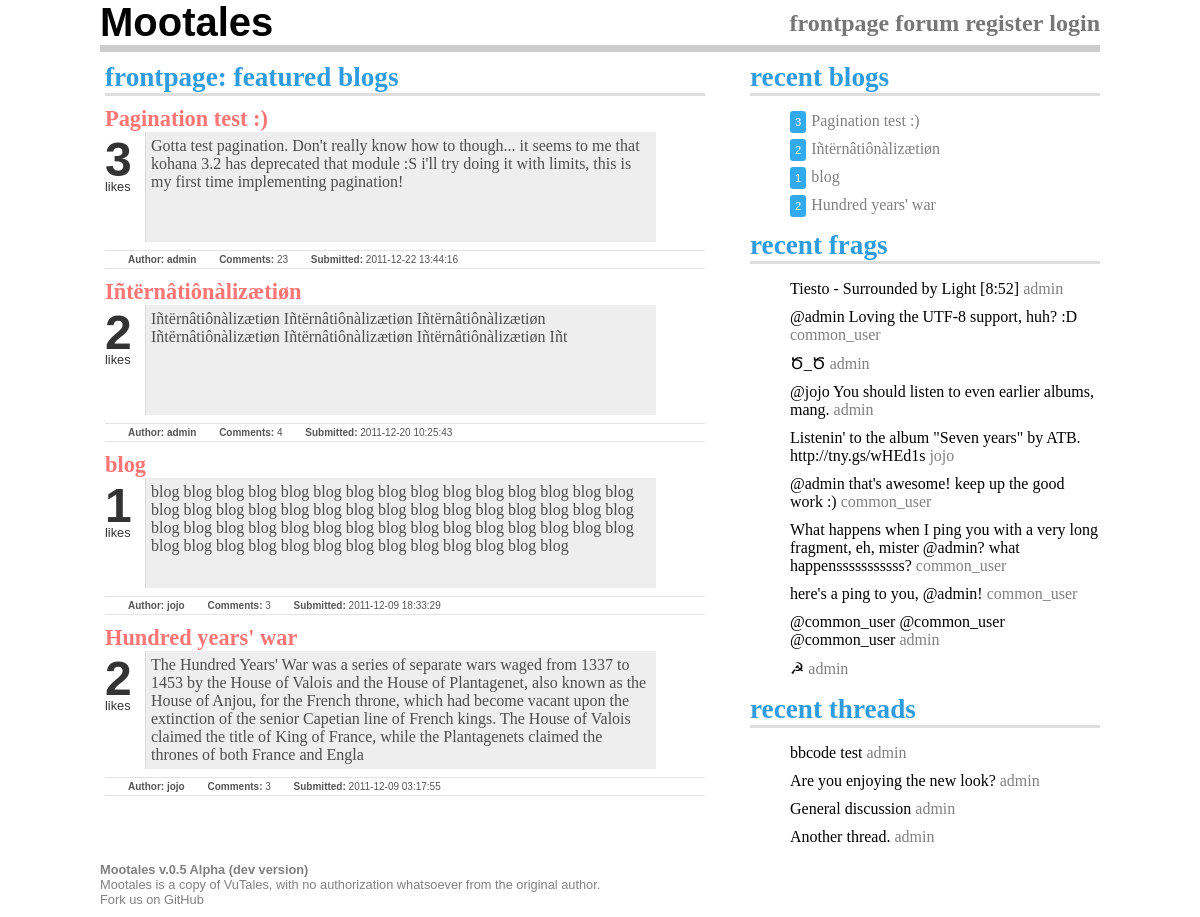
Before: / with the older database file.
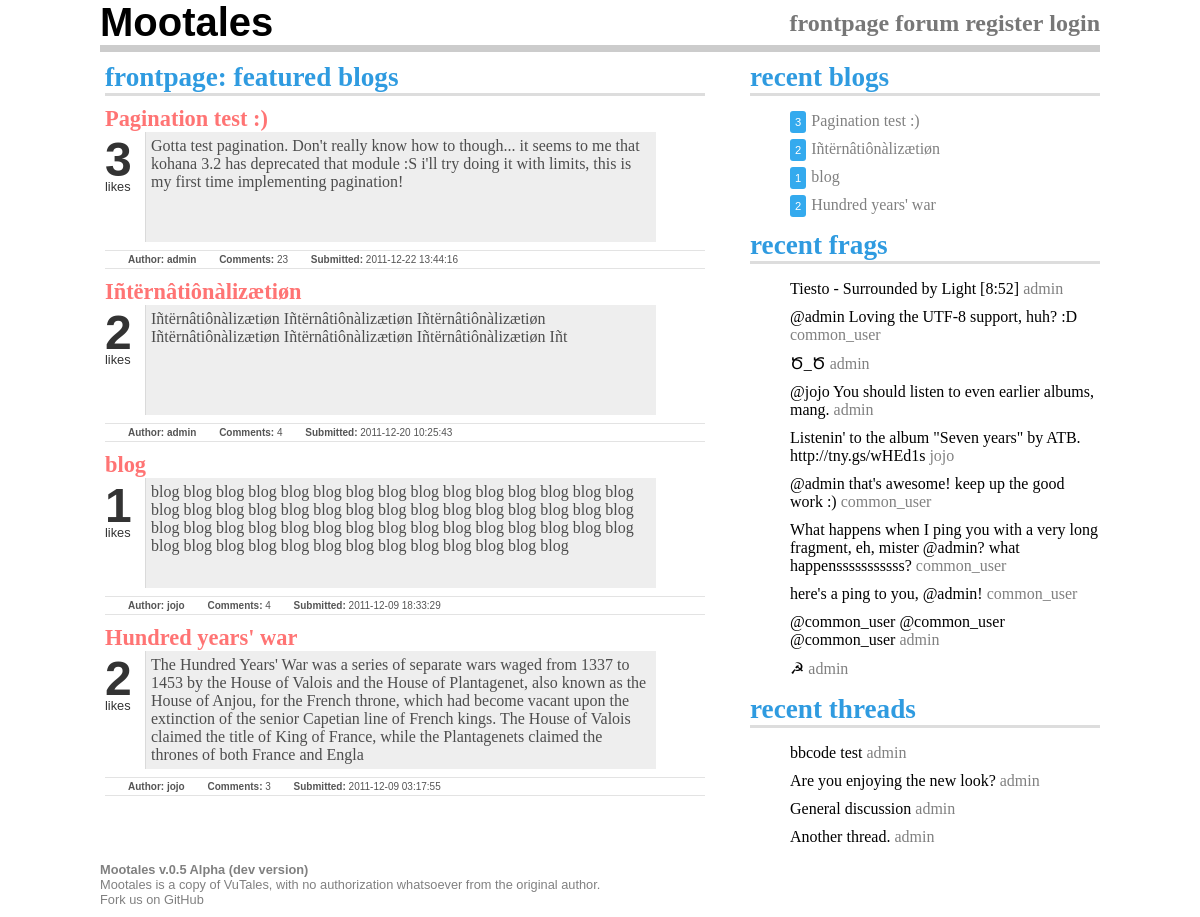
After: the same page with the newer database file.
### tables this page shows
CREATE TABLE IF NOT EXISTS `blogs` (
  `id` int(11) NOT NULL AUTO_INCREMENT,
  `title` varchar(140) NOT NULL,
  `content` text NOT NULL,
  `tags` varchar(200) NOT NULL,
  `author_id` int(11) NOT NULL,
  `time_posted` datetime NOT NULL,
  `amount_votes` int(11) NOT NULL DEFAULT '0',
  `amount_comments` int(11) NOT NULL DEFAULT '0',
  PRIMARY KEY (`id`)
);

CREATE TABLE IF NOT EXISTS `fragments` (
  `id` int(11) NOT NULL AUTO_INCREMENT,
  `content` varchar(300) NOT NULL,
  `author_id` int(11) NOT NULL,
  `when` datetime NOT NULL,
  PRIMARY KEY (`id`)
);

CREATE TABLE IF NOT EXISTS `forum_threads` (
  `id` int(11) NOT NULL AUTO_INCREMENT,
  `author_id` int(11) NOT NULL,
  `category_id` int(11) NOT NULL,
  `title` varchar(200) NOT NULL,
  `content` text NOT NULL,
  `time_posted` datetime NOT NULL,
  `last_active` datetime NOT NULL,
  `sticky` tinyint(1) NOT NULL DEFAULT '0',
  `closed` tinyint(1) NOT NULL DEFAULT '0',
  `amount_comments` int(11) NOT NULL DEFAULT '0',
  PRIMARY KEY (`id`)
);

### application/views/home.php (the view, shortened to what the rows shown need)
		<div class="sidebar">
			<div class="recent_blogs">
				<ul>
<?php foreach ($recent_blogs as $blog):
?>
					<li><span class="like_count"><?php echo $blog['amount_votes']; ?></span><?php echo Link::blog($blog['id'],$blog['title'],$blog['title']);?></li>
<?php endforeach; ?>
				</ul>
			</div>
			<div class="recent_frags">
				<ul>
<?php foreach ($recent_frags as $frag): ?>
					<li><?php echo Link::fragment($frag['id'],$frag['content'],"frag_link"); ?> <?php echo Link::user($users_data[$frag['author_id']]); ?>
<?php endforeach; ?>
				</ul>
			</div>
			<div class="recent_threads">
				<ul>
<?php foreach($recent_threads as $thread): ?>
					<li><?php echo Link::thread($thread['id'],$thread['title'],$thread['title'],'','thread_link');?>&nbsp;<?php echo Link::user($users_data[$thread['author_id']]);?></li>
<?php endforeach; ?>
				</ul>
			</div>
		</div>
		<div class="main_wrap">
<?php foreach ($best_blogs as $blog): ?>
			<div class="blog">
				<h4 class="blog_title"><?php echo Link::blog($blog['id'],$blog['title'],$blog['title']);?></li></h4>
				<div class="like_wrap">
					<span class="number"><?php echo $blog['amount_votes'];?></span>
					<span class="other">likes</span>
				</div>
				<div class="blog_preview">
<?php echo BBCode::parse(substr($blog['content'],0,400)); ?>
				</div>
				<div class="blog_info"><span class="bold">Author:</span> <?php echo Link::user($users_data[$blog['author_id']]); ?> <span class="bold">Comments:</span> <?php echo $blog['amount_comments']; ?> <span class="bold">Submitted:</span> <?php echo $blog['time_posted']; ?></div>
			</div>
<?php endforeach; ?>
		</div>

### system/classes/kohana/html.php (shortened to what the rows shown need)
<?php defined('SYSPATH') or die('No direct script access.');
class Kohana_HTML {
	public static $attribute_order = array
	(
		'action',
		'method',
		'type',
		'id',
		'name',
		'value',
		'href',
		'src',
		'width',
		'height',
		'cols',
		'rows',
		'size',
		'maxlength',
		'rel',
		'media',
		'accept-charset',
		'accept',
		'tabindex',
		'accesskey',
		'alt',
		'title',
		'class',
		'style',
		'selected',
		'checked',
		'readonly',
		'disabled',
	);
	public static $windowed_urls = FALSE;
	public static function chars($value, $double_encode = TRUE)
	{
		return htmlspecialchars( (string) $value, ENT_QUOTES, Kohana::$charset, $double_encode);
	}
	public static function anchor($uri, $title = NULL, array $attributes = NULL, $protocol = NULL, $index = TRUE)
	{
		if ($uri === '')
		{
			$uri = URL::base($protocol, $index);
		}
		else
		{
			if (strpos($uri, '://') !== FALSE)
			{
				if (HTML::$windowed_urls === TRUE AND empty($attributes['target']))
				{
					$attributes['target'] = '_blank';
				}
			}
			elseif ($uri[0] !== '#')
			{
				$uri = URL::site($uri, $protocol, $index);
			}
		}
		$attributes['href'] = $uri;
		return '<a'.HTML::attributes($attributes).'>'.$title.'</a>';
	}
	public static function attributes(array $attributes = NULL)
	{
		$sorted = array();
		foreach (HTML::$attribute_order as $key)
		{
			if (isset($attributes[$key]))
			{
				$sorted[$key] = $attributes[$key];
			}
		}
		$attributes = $sorted + $attributes;
		$compiled = '';
		foreach ($attributes as $key => $value)
		{
			$compiled .= ' '.$key.'="'.HTML::chars($value).'"';
		}
		return $compiled;
	}
}

Changed rows visible on the page:
changed blogs "blog jojo": amount_comments "3" → "4"
